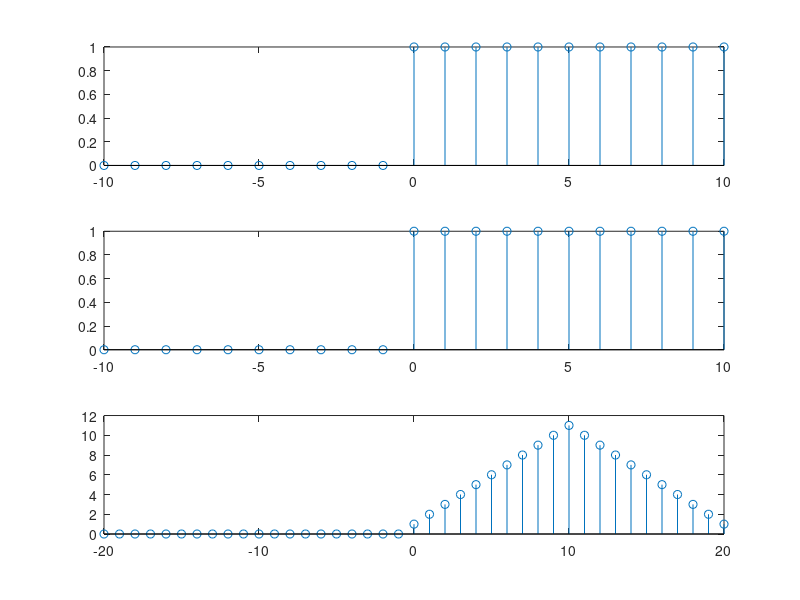

Reproduce this figure in MATLAB.
clc 
clear all
close all

n=-10:10;
un=n>=0;
tn=un>=6;

xn = un-tn;
hn = xn;

subplot(3,1,1);
stem(n,xn);

subplot(3,1,2);
stem(n,hn)

y=conv(xn,hn);
subplot(3,1,3);
c=min(n)+min(n):1:max(n)+max(n);
stem(c,y);
